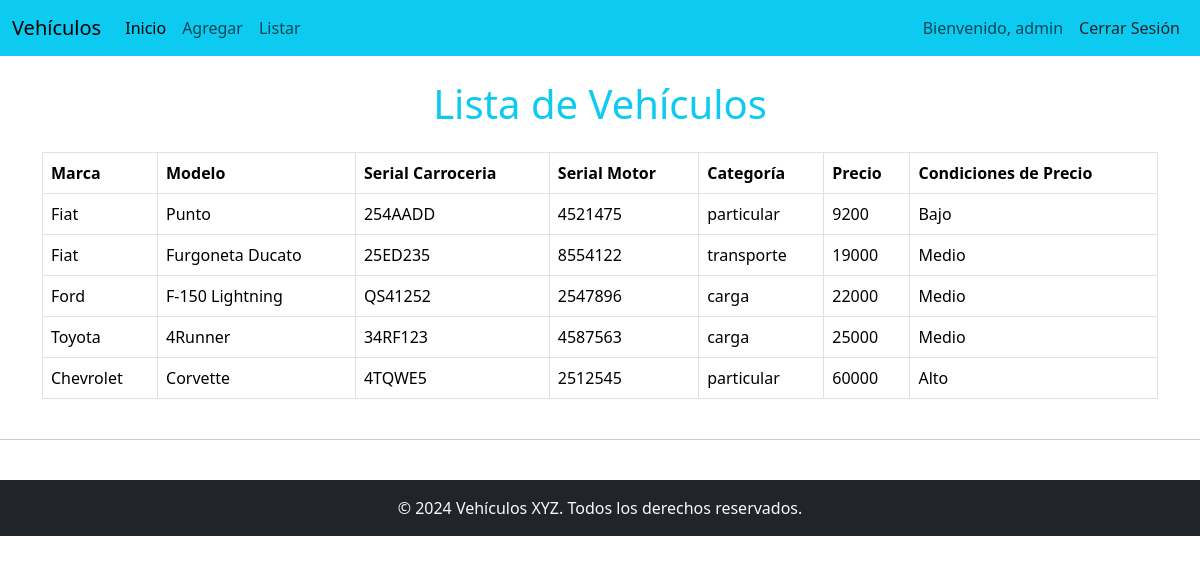
Before: /vehiculo/listar/ (signed in) with the older database file.
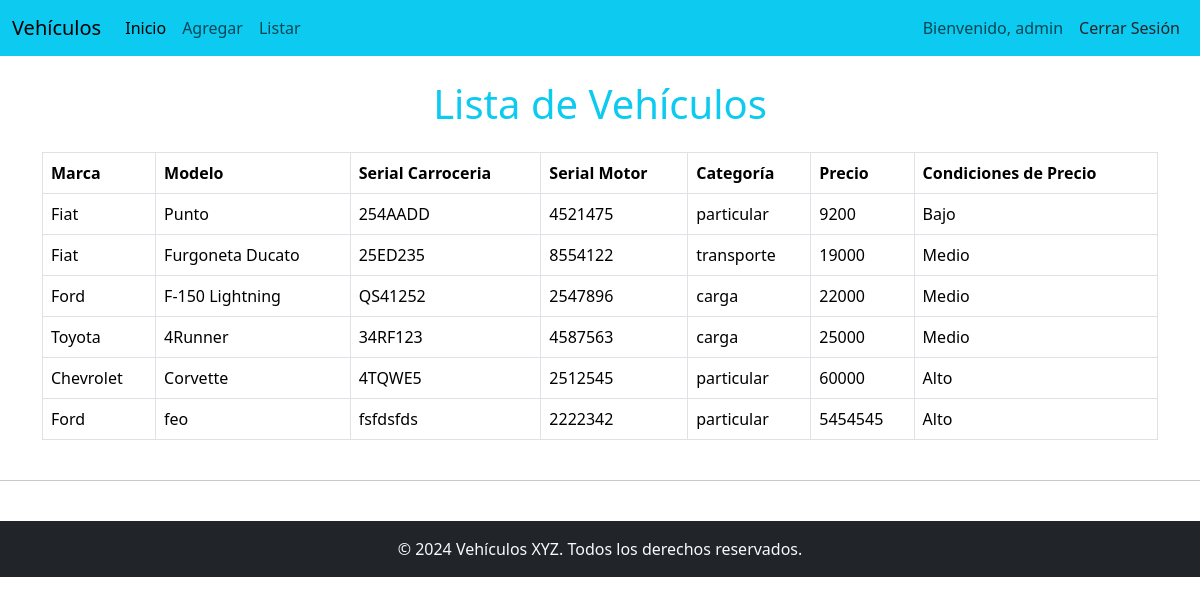
After: the same page with the newer database file.
### vehiculo/models.py (models this page shows, shortened)
class Vehiculo(models.Model):
    marca = models.CharField(max_length=20,choices=marcas,default='Ford')
    modelo = models.CharField(max_length=100, verbose_name='Modelo')
    serialCarroceria = models.CharField(max_length=50, verbose_name='Serial Carroceria')
    serialMotor = models.CharField(max_length=50, verbose_name='Serial Motor')
    categoria = models.CharField(max_length=20, choices=categoria, default='particular')
    precio = models.IntegerField()
    fechaCreacion = models.DateField(auto_now_add=True)
    fechaModificacion = models.DateField(auto_now=True)
    class Meta:
        permissions = [
            ("add_vehiculomodel", "Puede agregar vehiculos"),
        ]

### vehiculo/views.py (the view)
# urls.py: path('listar/', views.listar_vehiculos, name='listar'),
@login_required
def listar_vehiculos(request):
    vehiculos = Vehiculo.objects.all()
    vehiculos_con_condicion = []
    for vehiculo in vehiculos:
        if vehiculo.precio < 10000:
            condicion_precio = 'Bajo'
        elif 10000 <= vehiculo.precio <= 30000:
            condicion_precio = 'Medio'
        else:
            condicion_precio = 'Alto'
        vehiculos_con_condicion.append({
            'vehiculo': vehiculo,
            'condicion_precio': condicion_precio
        })
    context = {'vehiculos_con_condicion': vehiculos_con_condicion}
    return render(request, 'listar.html', context)

### templates/listar.html (shortened to what this page needs)
{% extends 'base.html' %}
{% block content %}
<div class="container my-4">
    <h1 class="text-center text-info mb-4">Lista de Vehículos</h1>
    <div class="table-responsive">
        <table class="table table-bordered table-hover">
            <thead class="bg-info text-white">
                <tr>
                    <th>Marca</th>
                    <th>Modelo</th>
                    <th>Serial Carroceria</th>
                    <th>Serial Motor</th>
                    <th>Categoría</th>
                    <th>Precio</th>
                    <th>Condiciones de Precio</th>
                </tr>
            </thead>
            <tbody>
                {% for item in vehiculos_con_condicion %}
                <tr>
                    <td>{{ item.vehiculo.marca }}</td>
                    <td>{{ item.vehiculo.modelo }}</td>
                    <td>{{ item.vehiculo.serialCarroceria }}</td>
                    <td>{{ item.vehiculo.serialMotor }}</td>
                    <td>{{ item.vehiculo.categoria }}</td>
                    <td>{{ item.vehiculo.precio }}</td>
                    <td>{{ item.condicion_precio }}</td>
                </tr>
                {% endfor %}
            </tbody>
        </table>
    </div>
</div>
{% endblock %}

Changed rows visible on the page:
added Vehiculo: vehiculo.marca "Ford", vehiculo.modelo "feo", vehiculo.serialCarroceria "fsfdsfds", vehiculo.serialMotor "2222342", vehiculo.categoria "particular", vehiculo.precio "5454545", condicion_precio "Alto"
